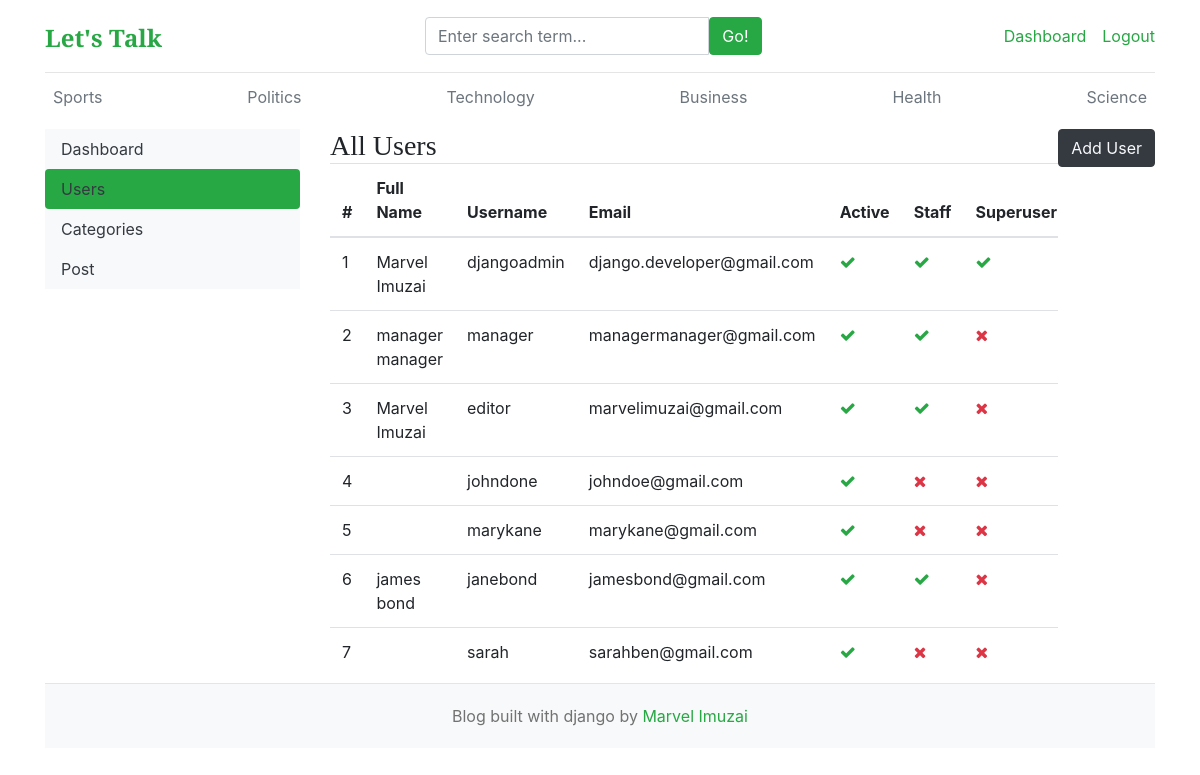
The page /dashboard/users/ (signed in) on the database its author committed.
### blogs/models.py (models this page shows, shortened)
class Category(models.Model):
    category_name = models.CharField(max_length=50, unique=True)
    created_at = models.DateTimeField(auto_now_add=True)
    updated_at = models.DateTimeField(auto_now=True)
    class Meta:
        verbose_name_plural = 'categories'

### dashboards/views.py (the view)
# urls.py: path("users/", views.users, name="users"),
@login_required(login_url="login")
@user_passes_test(is_staff_or_superuser, login_url='home')
def users(request):
    users = User.objects.all()
    context = {
        "users": users,
    }
    return render(request, "dashboard/users.html", context)

### blogs/context_processors.py (called while the page is built)
def get_categories(request):
    categories = Category.objects.all()
    return dict(categories=categories)

def get_social_links(request):
    social_links = SocialLink.objects.all()
    return dict(social_links=social_links)

### dashboards/views.py (called while the page is built)
def is_staff_or_superuser(user):
    return user.is_staff or user.is_superuser

### templates/dashboard/users.html (shortened to what this page needs)
{% extends "base.html" %}
{% block content %}
<div class="row">
    {% include "dashboard/sidebar.html" %}
    <div class="col-md-9">
        {% if perms.auth.view_user %}
        <h3 class="d-block d-md-inline mt-3 mt-md-0">All Users</h3>
        <a href="{% url "add_users" %}" class="btn btn-dark text-light float-right mb-2">Add User</a>
        <div class="table-container" style="max-height: 500px; overflow-y: auto;">
            <div class="table-responsive">
                <table class="table table-hover">
                    <thead>
                        <tr>
                            <th>#</th>
                            <th>Full Name</th>
                            <th>Username</th>
                            <th>Email</th>
                            <th>Active</th>
                            <th>Staff</th>
                            <th>Superuser</th>
                        </tr>
                    </thead>
                    <tbody>
                    {% for user in users %}
                        <tr>
                            <td>{{ forloop.counter }}</td>
                            <td>{{ user.first_name }} {{ user.last_name }}</td>
                            <td>{{ user.username }}</td>
                            <td>{{ user.email }}</td>
                            <td>{% if user.is_active %}<i class="fa fa-check text-success"></i>{% else %}<i class="fa fa-times text-danger"></i>{% endif %}</td>
                            <td>{% if user.is_staff %}<i class="fa fa-check text-success"></i>{% else %}<i class="fa fa-times text-danger"></i>{% endif %}</td>
                            <td>{% if user.is_superuser %}<i class="fa fa-check text-success"></i>{% else %}<i class="fa fa-times text-danger"></i>{% endif %}</td>
                        </tr>
                    {% endfor %}
                    </tbody>
                </table>
            </div>
        </div>
        {% else %}
        <h5>You do not have permission to view this page</h5>
        {% endif %}
    </div>
</div>
{% endblock %}

### templates/base.html (shortened to what this page needs)
{% load static %}
<!DOCTYPE html>
<html lang="en">
<head>
    <link href="https://getbootstrap.com/docs/4.0/dist/css/bootstrap.min.css" rel="stylesheet">
    <link href="{% static "css/blog.css" %}" rel="stylesheet">
    <link rel="stylesheet" href="https://cdnjs.cloudflare.com/ajax/libs/font-awesome/4.7.0/css/font-awesome.min.css">
</head>
<body>
    <div class="container">
        <header class="blog-header py-3">
            <div class="row flex-nowrap justify-content-between align-items-center">
                <div class="col-4 pt-1">
                    <a class="blog-header-logo text-success" href="/">Let's Talk</a>
                </div>
                <div class="col-4">
                    <form action="{% url "search" %}" method="GET">
                        <div class="input-group">
                            <input class="form-control " type="text" name="keyword" value="{{keyword}}" placeholder="Enter search term..." aria-label="Enter search term..." aria-describedby="button-search" />
                            <button type="submit" class="btn btn-success" id="button-search" type="button">Go!</button>
                        </div>
                    </form>
                </div>
                <div class="col-4 d-flex justify-content-end align-items-center">
                    {% if not user.is_authenticated %}
                        <a class="btn btn-sm btn-success" href="{% url "login" %}">Login</a>
                        &emsp;
                        <a class="btn btn-sm btn-outline-success" href="{% url "register" %}">Register</a>
                    {% else %}
                        {% if user.is_staff or user.is_superuser %}
                            <span><a href="{% url "dashboard" %}" class="text-success">Dashboard</a></span>
                        {% endif %}
                        <span><a href="{% url "logout" %}" class="text-success">Logout</a></span>
                    {% endif %}
                </div>
            </div>
        </header>
        <div class="nav-scroller py-1 mb-2">
            <nav class="nav d-flex justify-content-between">
                {% for cat in categories %}
                    <a class="p-2 text-muted" href="{% url "posts_by_category" cat.id %}">{{cat.category_name}}</a>
                {% endfor %}
            </nav>
        </div>
        {% block content %}
        {% endblock %}
        <footer class="blog-footer">
            <p> Blog built with django by <a href="#" class="text-success">Marvel Imuzai</a></p>
        </footer>
    </div>
</body>
</html>

### static/css/blog.css (style rules this page uses)
.blog-header { border-bottom: 1px solid #e5e5e5; }
.blog-header-logo { font-family: "Playfair Display", Georgia, "Times New Roman", serif; font-size: 2.25rem; }
h1, h2, h3, h4, h5, h6 { font-family: "Playfair Display", Georgia, "Times New Roman", serif; }
.blog-footer { padding: 2.5rem 0; color: #727272; text-align: center; background-color: #f9f9f9; border-top: .05rem solid #e5e5e5; }
.blog-footer p:last-child { margin-bottom: 0; }

### templates/base.html (style rules this page uses)
.blog-footer { text-align: center; padding: 20px; background-color: #f8f9fa; margin-top: 20px; }
.blog-header-logo { font-weight: bold; font-size: 1.5rem; color: #000; text-decoration: none; }

### rows shown on the page
Category: category_name "Sports"
Category: category_name "Politics"
Category: category_name "Technology"
Category: category_name "Business"
Category: category_name "Health"
Category: category_name "Science"

### other values the page prints
{{ user.first_name }} "Marvel"
{{ user.last_name }} "Imuzai"
{{ user.username }} "djangoadmin"
{{ user.email }} "django.developer@gmail.com"
{{ user.first_name }} "manager"
{{ user.last_name }} "manager"
{{ user.username }} "manager"
{{ user.email }} "managermanager@gmail.com"
{{ user.username }} "editor"
{{ user.email }} "marvelimuzai@gmail.com"
{{ user.username }} "johndone"
{{ user.email }} "johndoe@gmail.com"
{{ user.username }} "marykane"
{{ user.email }} "marykane@gmail.com"
{{ user.first_name }} "james"
